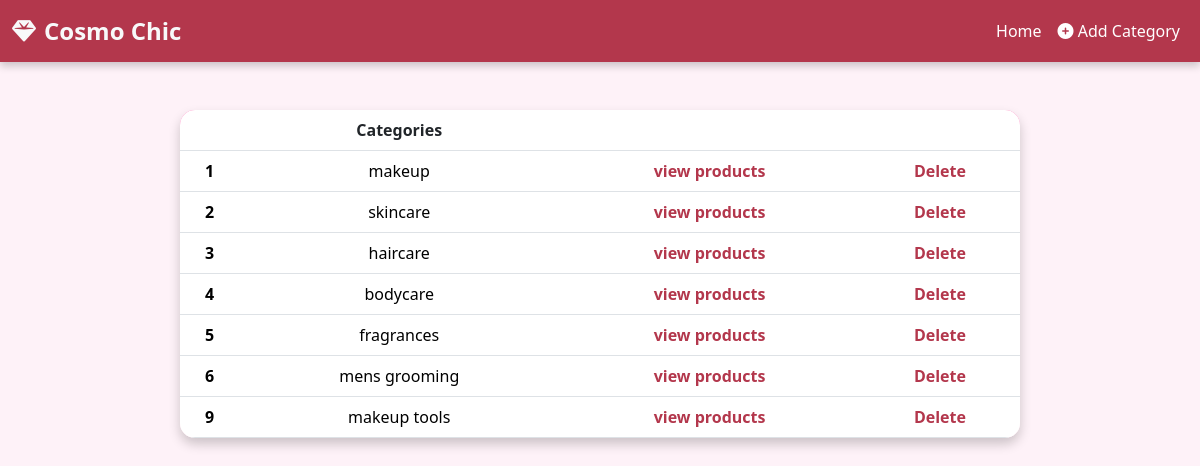
Page /view_category on the committed database.
### app/models.py (models this page shows)
class Category(models.Model):
    category = models.TextField()

### app/views.py (the view)
# urls.py: path('view_category',views.view_category),
def view_category(req):
    category=Category.objects.all()
    return render(req,'shop/view_category.html',{'category':category})

### templates/shop/view_category.html (shortened to what this page needs)
<!DOCTYPE html>
<html lang="en">
<head>
    {% load static %}
    <link rel="stylesheet" href="{% static 'viewcat_style.css' %}">
    <link href="https://cdn.jsdelivr.net/npm/bootstrap@5.3.3/dist/css/bootstrap.min.css" rel="stylesheet">
    <link rel="stylesheet" href="https://cdnjs.cloudflare.com/ajax/libs/font-awesome/6.5.0/css/all.min.css">
</head>
<body>
    <nav class="navbar navbar-expand-sm navbar-dark">
        <div class="container-fluid">
            <a class="navbar-brand text-light d-flex align-items-center" href="#">
                <i class="fas fa-gem me-2"></i> Cosmo Chic
            </a>
            <div class="collapse navbar-collapse" id="collapsibleNavbar">
                <ul class="navbar-nav ms-auto">
                    <li class="nav-item">
                        <a class="nav-link" href="shop_home">Home</a>
                    </li>
                    <li class="nav-item">
                        <a class="nav-link" href="category">
                            <i class="fas fa-plus-circle"></i> Add Category
                        </a>
                    </li>
                </ul>
            </div>
        </div>
    </nav>
    <table class="table table-hover mt-5 mb-5 mx-auto">
        <thead>
            <tr>
                <th scope="col"></th>
                <th scope="col" class="text-dark">Categories</th>
                <th scope="col"></th>
                <th scope="col"></th>
            </tr>
        </thead>
        <tbody>
            {% for i in category %}
            <tr>
                <th scope="row">{{ i.pk }}</th>
                <td>{{ i.category }}</td>
                <td><a href="view_products/{{i.pk }}">view products</a></td>
                <td><a href="delete_category/{{ i.pk }}">Delete</a></td>
            </tr>
            {% endfor %}
        </tbody>
    </table>
</body>
</html>

### static/viewcat_style.css (style rules this page uses)
body { background-color: #fef2f8 !important; font-family: 'Poppins', sans-serif; margin: 0; padding: 0; }
.navbar { background-color: #b3374c; box-shadow: 0 4px 8px rgba(0, 0, 0, 0.2); }
.navbar .navbar-brand { font-size: 1.5rem; font-weight: 600; color: white; }
.navbar .nav-link { color: white; transition: color 0.3s ease; font-size: 1rem; }
.table { width:70% !important; margin: auto; background-color: rgba(255, 228, 235, 0.85); border-radius: 15px; box-shadow: 0 6px 12px rgba(0, 0, 0, 0.2); overflow: hidden; }
.table thead { background-color: #ff69b4; color: white; font-weight: bold; }
.table th, .table td { text-align: center; padding: 15px; font-size: 1rem; color: #333; }
.table tbody a { color: #b3374c; text-decoration: none; font-weight: bold; transition: color 0.3s ease; }

### rows in the picture
Category: pk "1", category "makeup"
Category: pk "2", category "skincare"
Category: pk "3", category "haircare"
Category: pk "4", category "bodycare"
Category: pk "5", category "fragrances"
Category: pk "6", category "mens grooming"
Category: pk "9", category "makeup tools"
